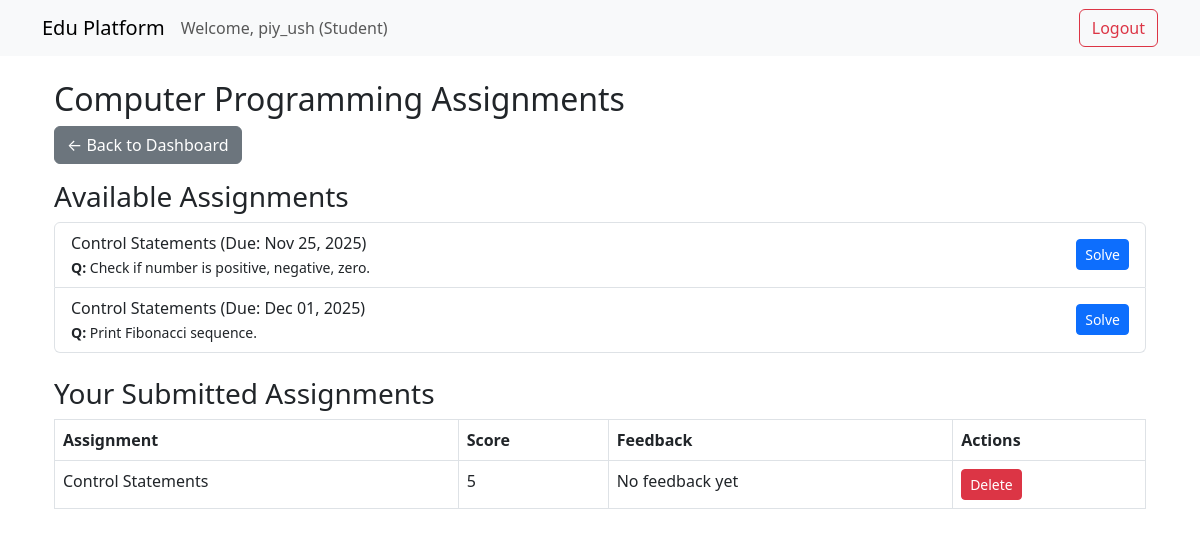
/student/subject/11/ (signed in), run on the app's committed database.
### core/models.py (models this page shows, shortened)
class User(AbstractUser):
    ROLE_CHOICES = [
        ('teacher', 'Teacher'),
        ('student', 'Student'),
    ]
    role = models.CharField(max_length=10, choices=ROLE_CHOICES, default='student')
    email = models.EmailField(unique=True)

class Subject(models.Model):
    name = models.CharField(max_length=100)
    code = models.CharField(max_length=6, unique=True, blank=True)
    teacher = models.ForeignKey(User, on_delete=models.CASCADE, limit_choices_to={'role': 'teacher'})
    created_at = models.DateTimeField(auto_now_add=True)

class Assignment(models.Model):
    subject = models.ForeignKey(Subject, on_delete=models.CASCADE)
    topic = models.CharField(max_length=100)  # From CSV topics
    description = models.TextField()
    announcement_date = models.DateTimeField()
    due_date = models.DateTimeField()
    pdf_file = models.FileField(upload_to='assignments/', blank=True)
    created_by = models.ForeignKey(User, on_delete=models.CASCADE)
    created_at = models.DateTimeField(auto_now_add=True)
    is_adaptive = models.BooleanField(default=False)
    questions = models.ManyToManyField(Question, blank=True)
    students = models.ManyToManyField(User, related_name='assignments', blank=True, help_text="Students assigned to this assignment")

class Question(models.Model):
    LEVEL_CHOICES = [
        ('low', 'Low'),
        ('medium', 'Medium'),
        ('high', 'High'),
    ]
    subject = models.ForeignKey(Subject, on_delete=models.CASCADE, null=True)
    topic = models.CharField(max_length=100)
    level = models.CharField(max_length=10, choices=LEVEL_CHOICES,default='medium')
    question = models.CharField(max_length=100)
    hint = models.TextField(blank=True)

class Submission(models.Model):
    assignment = models.ForeignKey(Assignment, on_delete=models.CASCADE)
    student = models.ForeignKey(User, on_delete=models.CASCADE)
    answers = models.TextField()  # JSON-like or plain text for answers
    submitted_at = models.DateTimeField(auto_now_add=True)
    score = models.IntegerField(null=True, blank=True)  # Out of 100
    feedback = models.TextField(blank=True)

### core/views.py (the view)
# urls.py: path('student/subject/<int:subject_id>/', views.subject_detail, name='subject_detail'),
@login_required
def subject_detail(request, subject_id):
    enrollment = get_object_or_404(Enrollment, student=request.user, subject_id=subject_id)
    subject = enrollment.subject
    available_assignments = Assignment.objects.filter(
        subject=subject,
        due_date__gt=timezone.now(),
    ).select_related('subject').prefetch_related('questions').order_by('due_date')
    for ass in available_assignments:
        questions = getattr(ass, 'questions', None)
        if questions and questions.exists():
            first_q = questions.first()
            ass.display_question = f"{first_q.question[:500]}" if first_q.question else "No question"
            ass.display_hint = first_q.hint or ""
        else:
            ass.display_question = "No question available"
            ass.display_hint = ""
    submissions = Submission.objects.filter(
        student=request.user,
        assignment__subject=subject
    ).select_related('assignment').order_by('-submitted_at')
    return render(request, 'core/subject_detail.html', {
        'subject': subject,
        'available_assignments': available_assignments,
        'submissions': submissions,
        'enrollment': enrollment,  # Optional, for back link
    })

### templates/core/subject_detail.html (shortened to what this page needs)
{% extends 'core/base.html' %} {% block content %}
<div class="container mt-4">
  <h2>{{ subject.name }} Assignments</h2>
  <a href="{% url 'core:student_dashboard' %}" class="btn btn-secondary mb-3"
    >← Back to Dashboard</a
  >
  <h3>Available Assignments</h3>
  {% if available_assignments %}
  <ul class="list-group mb-4">
    {% for ass in available_assignments %}
    <li class="list-group-item">
      <div class="d-flex justify-content-between align-items-center">
        <div>
          {{ ass.topic }} (Due: {{ ass.due_date|date:"M d, Y" }})<br />
          <small><strong>Q:</strong> {{ ass.display_question }} </small>
        </div>
        <a
          href="{% url 'core:submit_assignment' ass.id %}"
          class="btn btn-sm btn-primary"
          >Solve</a
        >
      </div>
    </li>
    {% endfor %}
  </ul>
  {% else %}
  <div class="alert alert-info">
    No available assignments for {{ subject.name }} at the moment.
  </div>
  {% endif %}
  <h3>Your Submitted Assignments</h3>
  {% if submissions %}
  <table class="table table-bordered">
    <thead class="thead-light">
      <tr>
        <th>Assignment</th>
        <th>Score</th>
        <th>Feedback</th>
        <th>Actions</th>
      </tr>
    </thead>
    <tbody>
      {% for sub in submissions %}
      <tr>
        <td>{{ sub.assignment.topic }}</td>
        <td>{{ sub.score|default:"Pending" }}</td>
        <td>{{ sub.feedback|default:"No feedback yet" }}</td>
        <td>
          <form
            method="post"
            action="{% url 'core:delete_submission' sub.id %}"
            style="display: inline"
            onsubmit="return confirm('Are you sure you want to delete this submission? This action cannot be undone.')"
          >
            <button type="submit" class="btn btn-sm btn-danger">Delete</button>
          </form>
        </td>
      </tr>
      {% endfor %}
    </tbody>
  </table>
  {% else %}
  <div class="alert alert-info">No submissions for {{ subject.name }} yet.</div>
  {% endif %}
</div>
{% endblock %}

### templates/core/base.html (shortened to what this page needs)
<!DOCTYPE html>
<html lang="en">
  <head>
    <link
      href="https://cdn.jsdelivr.net/npm/bootstrap@5.3.0/dist/css/bootstrap.min.css"
      rel="stylesheet"
    />
    <link
      rel="stylesheet"
      href="{% load static %}{% static 'css/wallpaper.css' %}"
    />
  </head>
  <body>
    <nav class="navbar navbar-expand-lg navbar-light bg-light">
      <div class="container">
        <a
          class="navbar-brand"
          href="{% url 'core:home' %}
"
          >Edu Platform</a
        >
        {% if user.is_authenticated %}
        <span class="navbar-text"
          >Welcome, {{ user.username }} ({{ user.role|title }})</span
        >
        <a href="{% url 'core:logout' %}" class="btn btn-outline-danger ms-auto"
          >Logout</a
        >
        {% endif %}
      </div>
    </nav>
    <div class="container mt-4">
       {% block content %}{% endblock %}
    </div>
  </body>
</html>

### data on the page
User: username "piy_ush", role "Student"
Subject: name "Computer Programming"
Assignment: topic "Control Statements", due_date "Nov 25, 2025", display_question "Check if number is positive, negative, zero."
Assignment: topic "Control Statements", due_date "Dec 01, 2025", display_question "Print Fibonacci sequence."
Submission: assignment.topic "Control Statements", score "5", feedback "No feedback yet"
